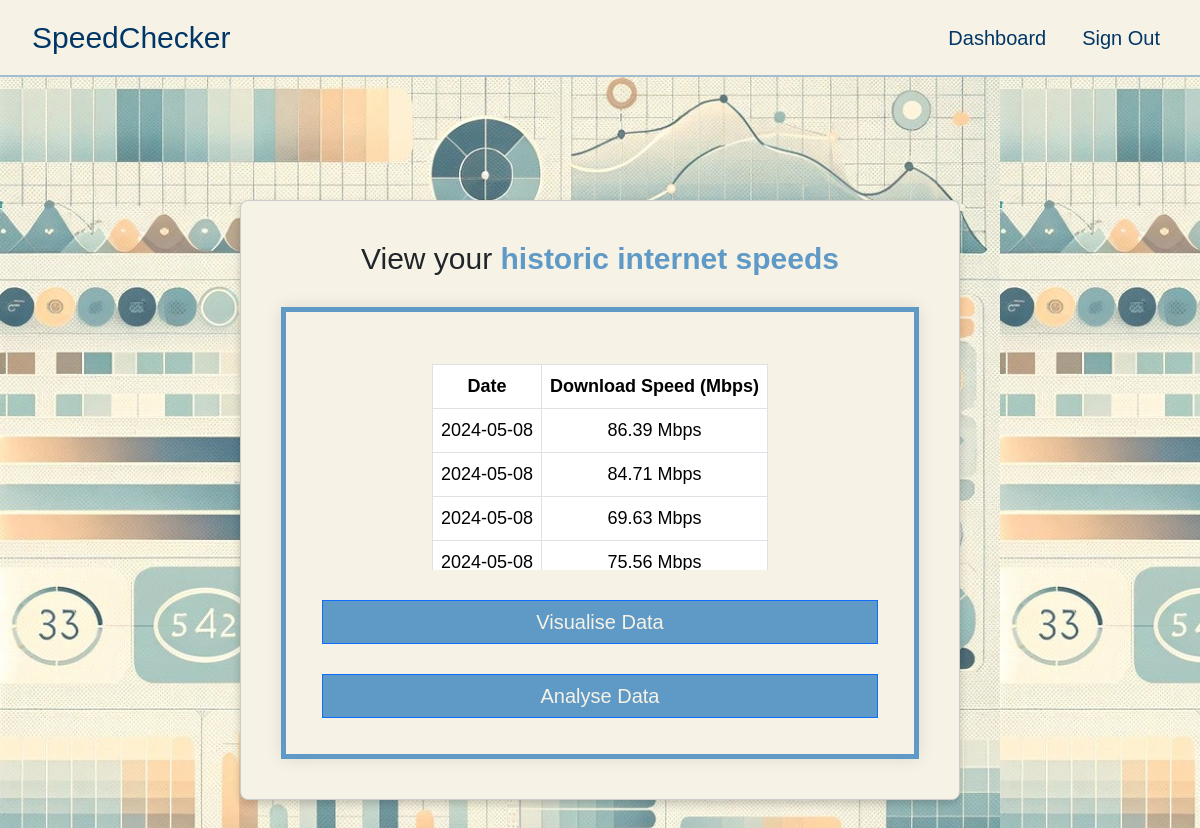
The page /data (signed in) on the database as committed earlier.
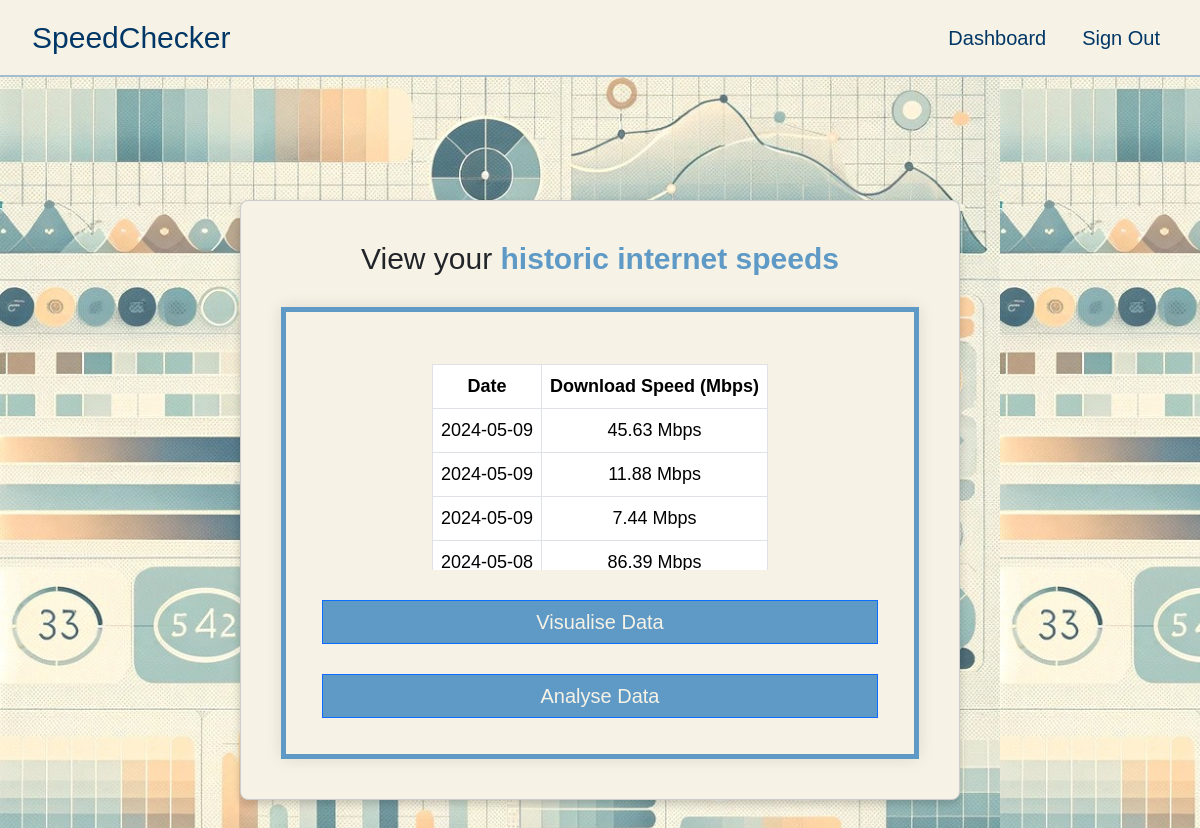
The same page on the database as committed later.
### server.py (models this page shows)
class Speed(db.Model):
    __tablename__ = "speeds"
    id: Mapped[int] = mapped_column(Integer, primary_key=True)
    user_id: Mapped[int] = mapped_column(Integer, db.ForeignKey("users.id"))
    user = relationship("User", back_populates="speeds", lazy='subquery')
    speed: Mapped[float] = mapped_column(Float,nullable=False)
    date: Mapped[datetime] = mapped_column(DateTime, nullable=False)

### server.py (the view)
@app.route("/data", methods=["GET", "POST"])
@login_required
def data():
    speeds = Speed.query.filter_by(user_id=current_user.id).order_by(Speed.date.desc()).all()
    if len(speeds) < 1:
        message = "You have no data yet - please run a speed test."
    else:
        message = ""
    return render_template("data.html",speeds=speeds, message=message)

### server.py (called while the page is built)
@login_manager.user_loader
def load_user(user_id):
    return db.get_or_404(User, user_id)

### templates/data.html (shortened to what this page needs)
<!DOCTYPE html>
<html lang="en">
<head>
    {{ bootstrap.load_css() }}
    {% include "navbar.html" %}
    <link href="static/css/data.css" rel="stylesheet" />
</head>
<body>
    <div class="data-container">
        <div class="main-box">
            <h1>View your <span class="highlight">historic internet speeds</span></h1>
            <div class="container" id="container1">
                <div class="table-responsive">
                    <table class="table table-bordered table-hover">
                        <thead>
                            <tr>
                                <th>Date</th>
                                <th>Download Speed (Mbps)</th>
                            </tr>
                        </thead>
                        <tbody>
                            {% for speed in speeds %}
                                <tr>
                                    <td>{{ speed.date.strftime('%Y-%m-%d') }}</td>
                                    <td>{{ speed.speed }} Mbps</td>
                                </tr>
                            {% endfor %}
                        </tbody>
                    </table>
                </div>
                <a href="{{ url_for('visualise') }}" class="btn btn-primary btn-block">Visualise Data</a>
                <a href="{{ url_for('analyse') }}" class="btn btn-primary btn-block">Analyse Data</a>
            </div>
        </div>
    </div>
    {% include "base-scripts.html" %}
</body>
</html>

### templates/navbar.html (shortened to what this page needs)
<!DOCTYPE html>
<html lang="en">
<head>
  {{ bootstrap.load_css() }}
        <link href="static/css/navbar.css" rel="stylesheet" />
</head>
<nav class="navbar navbar-expand-lg navbar-light">
    <div class="container-fluid">
        <a class="navbar-brand" href="{{ url_for('home') }}">SpeedChecker</a>
        <div class="collapse navbar-collapse" id="navbarResponsive">
            <ul class="navbar-nav ms-auto">
                {% if current_user.is_authenticated: %}
                <li class="nav-item">
                    <a class="nav-link" href="{{ url_for('dashboard') }}">Dashboard</a>
                </li>
                <li class="nav-item">
                    <a class="nav-link" href="{{ url_for('logout') }}">Sign Out</a>
                </li>
                {% endif %}
            </ul>
        </div>
    </div>
</nav>
</html>

### templates/base-scripts.html (shortened to what this page needs)
<!DOCTYPE html>
<html lang="en">
<head>
</head>
<body>
</body>
</html>

### static/css/navbar.css (style rules this page uses)
.navbar { position: fixed; top: 0; width: 100%; transition: top 0.3s; flex-shrink: 0; background-color: #f6f2e6; border-bottom: 2px solid #a3bdd0; padding: 10px 20px; z-index: 9999; }
.navbar-brand { font-family: 'Raleway', sans-serif; font-size: 30px; color: #003766; transition: color 0.3s ease-in-out; }
.nav-item { margin-left: 20px; }
.nav-link { font-family: 'Raleway', sans-serif; font-size: 20px; color: #003766; transition: color 0.3s ease-in-out; }
.navbar-collapse { flex-grow: 1; flex-basis: auto; }

### static/css/data.css (style rules this page uses)
body { margin: 0; padding: 0; font-family: "Raleway", sans-serif; display: flex; flex-direction: column; min-height: 100vh; background-image: url('../images/background.jpg'); background-repeat: repeat; background-size: contain; background-position: 0% 100%; }
.highlight { color: #5f9ac6; font-weight: bold; }
.data-container { width: 100%; max-width: 2000px; margin: auto; display: flex; flex-direction: column; align-items: center; justify-content: center; height: 1000px; }
.main-box { background-color: #f6f2e6; padding: 40px; border: 1px solid #ccc; margin: 0 20px; box-shadow: 0 4px 8px rgba(0, 0, 0, 0.2); border-radius: 8px; min-width: 500px; width: 60%; height: 60%; display: flex; flex-direction: column; justify-content: flex-start; align-items: stretch; }
.container { background-color: #f6f2e6; min-width: 80%; max-width: 100%; max-height: 100%; display: flex; flex-direction: column; justify-content: center; align-items: center; border: 5px solid #5f9ac6; box-shadow: 0 0 15px rgba(0, 0, 0, 0.1); padding: 36px; text-align: center; font-size: 18px; overflow: auto; flex-shrink: 1; }
.btn.btn-primary { font-size: 20px; width: 100%; margin-top: 30px; background-color: #5f9ac6; color: #f6f2e6; border-radius: 0; transition: background-color 0.3s, color 0.3s; }
.data-container .main-box h1 { margin-top: 0; padding-top: 0; margin-bottom: 30px; text-align: center; font-size:30px; }

Rows that differ between the two databases and show on the page:
no longer on this page (row unchanged): Speed: date "2024-05-08", speed "84.71"
no longer on this page (row unchanged): Speed: date "2024-05-08", speed "69.63"
no longer on this page (row unchanged): Speed: date "2024-05-08", speed "75.56"
added Speed: date "2024-05-09", speed "45.63"
added Speed: date "2024-05-09", speed "11.88"
added Speed: date "2024-05-09", speed "7.44"
